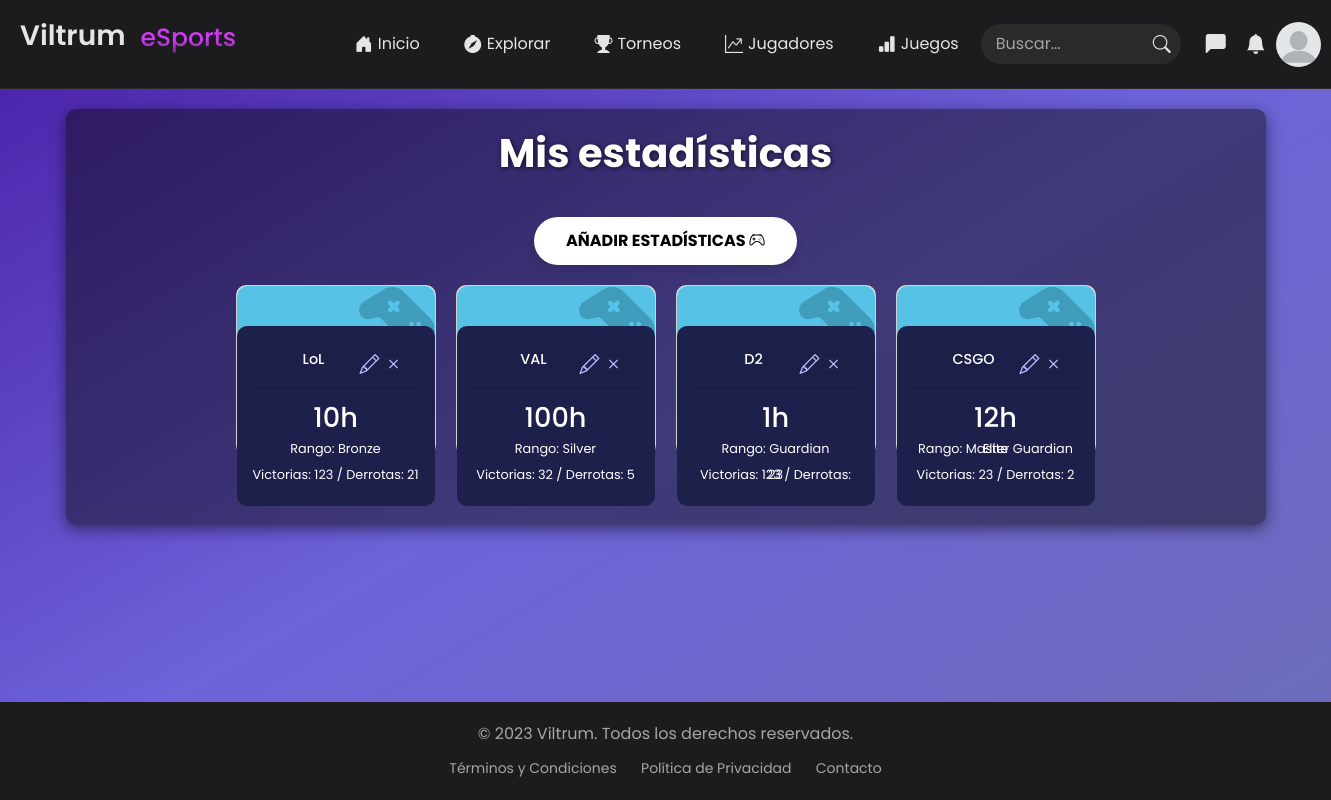
Screenshot of /profile/games_stats/ (signed in) with the database file from the repository.
### users/models.py (models this page shows)
class PlayerStats(models.Model):
    TYPE_CHOICES = [
        ("LoL", "League of Legends"),
        ("D2", "Dota 2"),
        ("CSGO", "Counter-Strike: Global Offensive"),
        ("VAL", "Valorant"),
        ("OW", "Overwatch"),
        ("PUBG", "PlayerUnknown's Battlegrounds"),
        ("FORT", "Fortnite"),
        ("Apex", "Apex Legends"),
        ("R6", "Rainbow Six Siege"),
        ("RL", "Rocket League")
    ]
    user = models.ForeignKey(User, on_delete=models.CASCADE)  # Relación con el usuario
    user_game = models.CharField(max_length=50)  # Nombre del juego jugado por el usuario
    game = models.CharField(max_length=5, choices=TYPE_CHOICES)  # Juego, limitado a las opciones disponibles
    rank = models.CharField(max_length=50)  # Rango del jugador
    wins = models.IntegerField(default=0)  # Número de victorias
    losses = models.IntegerField(default=0)  # Número de derrotas
    total_played = models.IntegerField(default=0)  # Total de juegos jugados
    is_active = models.BooleanField(default=True)  #Bandera en caso de ser eliminado
    class Meta:
        unique_together = ('user', 'game')  # Asegura que el usuario no pueda repetir el juego con el mismo tipo

### users/views.py (the view)
# urls.py: path('profile/games_stats/', views.games_stats, name='games_stats'),
@login_required
def games_stats(request):
    active_user = request.user
    if active_user.groups.filter(name='Gamer').exists():
        user_stats = PlayerStats.objects.filter(user=active_user, is_active=True)
        data_context = {'user_stats':user_stats}
        return render(request,'stats.html', data_context)
    return redirect('home')

### core/context_processors.py (called while the page is built)
def user_role(request):
    if request.user.is_authenticated:
        if request.user.groups.filter(name='Sponsor').exists():
            return {'role': 'sponsor'}
        elif request.user.groups.filter(name='Gamer').exists():
            return {'role': 'gamer'}
        else:
            return {'role': 'other'}
    return {'role': 'guest'}

def notifications(request):
    if request.user.is_authenticated:
        notifications = NotificationSystem.objects.filter(receiver=request.user).order_by('-created_at')[:8]
        return {'notifications': notifications}
    return {'notifications': []}

def verification(request):
    if request.user.is_authenticated:
        verificate = ExtendedData.objects.filter(user=request.user, user_verification=True)
        if verificate.exists():
            return {'verified':True}
        else:
            return {'verified':False}
    return {'verified':False}

### users/templates/stats.html (shortened to what this page needs)
{% extends 'template.html' %}
{% load static %}
{% block extra_css %}
<link rel="stylesheet" href="{% static 'css/stats.css' %}">
{% endblock %}
{% block content %}
<div class="main-container">
    <div class="five">
        <h1>Mis estadísticas</h1>
    </div>
    <button class="button" id="redirectButton">
        Añadir estadísticas <i class="bi bi-controller"></i>
    </button>
    <div class="stats-container">
        {% for stat in user_stats %}
        <div class="card work">
            <div class="img-section">
            </div>
            <div class="card-desc">
                <div class="card-header">
                    <div class="card-title">{{stat.game}}</div>
                    <div class="card-menu">
                        <a href="{% url 'edit_game_stat' stat.id %}" class="icons edit-icon" title="Editar">
                            <i class="bi bi-pencil"></i>
                        </a>
                        <a href="javascript:void(0);" class="icons delete-icon" title="Eliminar" onclick="showConfirmation('{% url 'delete_game_stats' stat.id %}')">
                            <i class="bi bi-x"></i>
                        </a>
                    </div>
                </div>
                <div class="card-time">{{stat.total_played}}h</div>
                <p class="recent">Rango: {{stat.rank}}</p>
                <p class="recent">Victorias: {{stat.wins}} / Derrotas: {{stat.losses}}</p>
            </div>
        </div>
        {% empty %}
        <span>Aún no se han registrado estadísticas</span>
        {% endfor %}
    </div>
</div>
{% endblock %}

### core/static/core/css/template.css (style rules this page uses)
* { font-family: 'Poppins', sans-serif; margin: 0; padding: 0; box-sizing: border-box; }
body { background-color: #1C1C1E; color: #E5E5E5; display: flex; flex-direction: column; min-height: 100vh; }
a { color: inherit; text-decoration: none; }

### users/static/css/stats.css (style rules this page uses)
body { background: linear-gradient(to bottom right, #481da6, #6d63da, #6d6db6); color: #ffffff; font-family: 'Arial', sans-serif; }
.main-container { max-width: 1200px; margin: 20px auto; padding: 20px; background-color: rgba(10, 10, 10, 0.464); border-radius: 10px; box-shadow: 0 4px 15px rgba(0, 0, 0, 0.5); text-align: center; }
.five h1 { font-size: 2.5em; font-weight: 700; margin-bottom: 20px; text-shadow: 1px 1px 5px rgba(0, 0, 0, 0.7); }
.button { margin: 20px 0px; position: relative; padding: 12px 32px; font-size: 16px; font-weight: 700; text-transform: uppercase; color: #000; background-color: #fff; border: none; border-radius: 50px; overflow: hidden; z-index: 1; transition: all 0.3s ease-in-out; box-shadow: 0 6px 10px rgba(0, 0, 0, 0.1); cursor: pointer; }
.button i { color: #000; }
.button::before { content: ""; position: absolute; top: 0; right: -100%; width: 100%; height: 100%; background: linear-gradient(to right, #007bff, #00bfff); transition: all 0.85s ease-in-out; z-index: -1; border-radius: 50px; }
.stats-container { display: flex; flex-wrap: wrap; justify-content: center; gap: 20px; margin-bottom: 50px; }
.card { --primary-clr: #1C204B; --dot-clr: #BBC0FF; --play: hsl(195, 74%, 62%); width: 200px; height: 170px; border-radius: 10px; }
.card { font-family: "Arial"; color: #fff; display: grid; cursor: pointer; grid-template-rows: 50px 1fr; }
.card-desc { border-radius: 10px; padding: 15px; position: relative; top: -10px; display: grid; gap: 10px; background: var(--primary-clr); }
.card-time { font-size: 1.7em; font-weight: 500; }
.img-section { transition: 0.2s cubic-bezier(0.25, 0.46, 0.45, 0.94); border-top-left-radius: 10px; border-top-right-radius: 10px; background: hsl(195, 74%, 62%); }
.card-header { display: flex; align-items: center; width: 100%; }
.card-title { flex: 1; font-size: 0.9em; font-weight: 500; }
.card-menu { display: flex; gap: 4px; margin-inline: auto; }
.card svg { float: right; max-width: 100%; max-height: 100%; }
.card .recent { line-height: 0; font-size: 0.8em; }
.icons { color: #BBC0FF !important; font-size: 20px; transition: 0.2s ease; }

### rows the page displays
PlayerStats: game "LoL", total_played "10", rank "Bronze", wins "123", losses "21"
PlayerStats: game "VAL", total_played "100", rank "Silver", wins "32", losses "5"
PlayerStats: game "D2", total_played "1", rank "Guardian", wins "123", losses "23"
PlayerStats: game "CSGO", total_played "12", rank "Master Guardian Elite", wins "23", losses "2"
